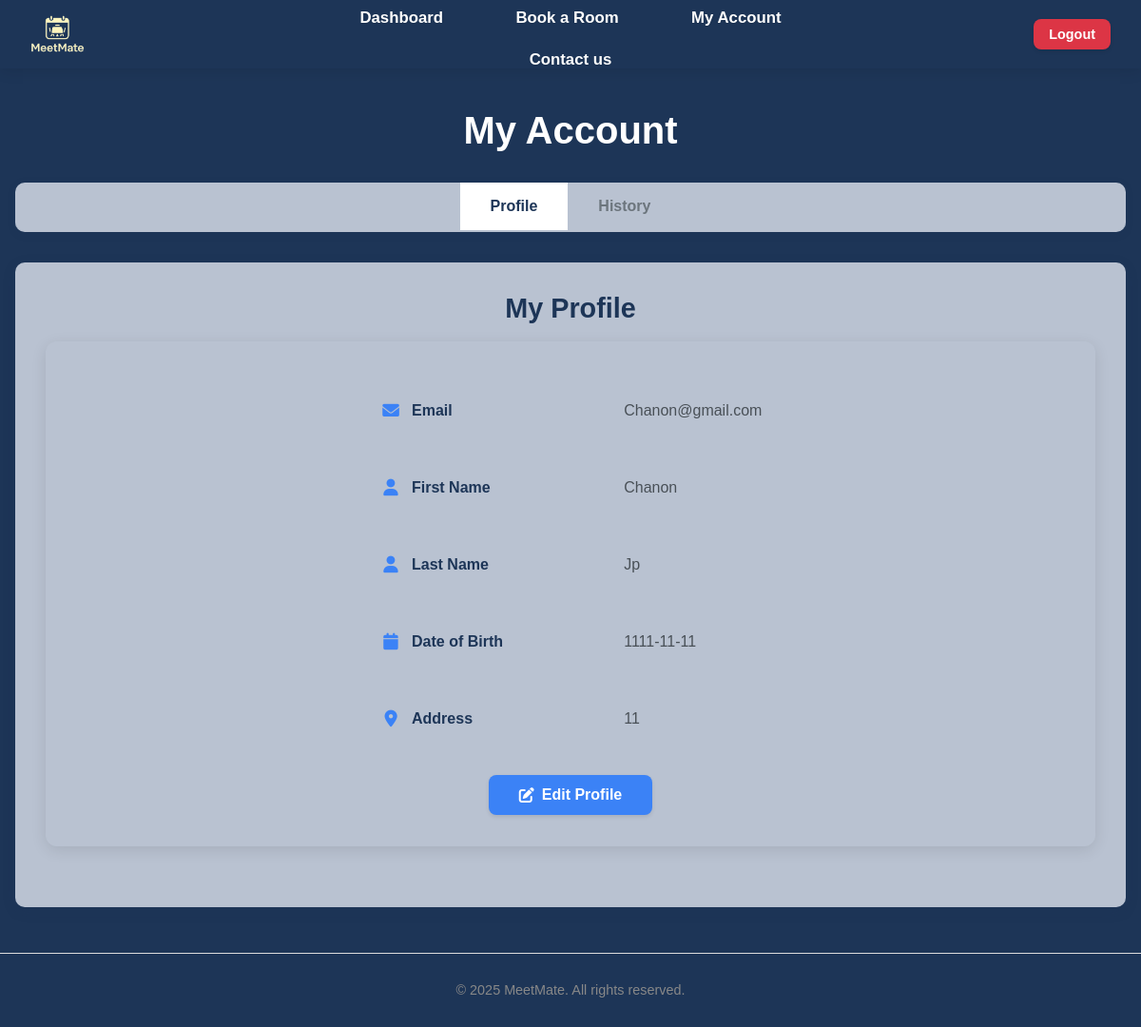
Screenshot of /my_account (signed in) with the database file from the repository.
### tables this page shows
CREATE TABLE users (
                id INTEGER PRIMARY KEY AUTOINCREMENT,
                username TEXT NOT NULL UNIQUE,
                email TEXT NOT NULL UNIQUE,
                password TEXT NOT NULL,
                firstname TEXT,
                lastname TEXT,
                dob TEXT,
                address TEXT,
                role TEXT DEFAULT 'user'
            );

### app.py (the view, shortened to what this page needs)
@app.route('/my_account', methods=['GET', 'POST'])
@login_required
def my_account():
    connection = get_database_connection()
    cursor = connection.cursor()
    user_id = session['user_id']
    user = get_user_by_id(user_id)
    if not user:
        flash('User not found', 'error')
        return redirect(url_for('logout'))
    now = datetime.now()
    current_date = now.date()
    current_time = now.time()
    from datetime import date, timedelta
    today = date.today()
    today_str = today.strftime('%Y-%m-%d')
    today_date = today.strftime('%B %d, %Y')
    tomorrow = today + timedelta(days=1)
    next_week = today + timedelta(days=7)
    tomorrow_str = tomorrow.strftime('%Y-%m-%d')
    next_week_str = next_week.strftime('%Y-%m-%d')
    cursor.execute('''
        SELECT
            b.id,
            b.date,
            b.time_start,
            b.time_end,
            b.notes,
            r.name as room_name,
            r.location as room_location
        FROM bookings b
        JOIN rooms r ON b.room_id = r.id
        WHERE b.user_id = ? AND b.date = ?
        ORDER BY b.time_start
    ''', (user_id, today_str))
    user_today_bookings = []
    for row in cursor.fetchall():
        booking = dict(row)
        booking_date = date.fromisoformat(booking['date'])
        booking_start_time = time.fromisoformat(booking['time_start'] + ':00' if len(booking['time_start']) == 5 else booking['time_start'])
        if booking_date == current_date:
            booking['can_cancel'] = current_time < booking_start_time
            booking['status'] = 'Complete' if current_time >= booking_start_time else None
        else:
            booking['can_cancel'] = True
            booking['status'] = None
        user_today_bookings.append(booking)
    cursor.execute('''
        SELECT
            b.id,
            b.date,
            b.time_start,
            b.time_end,
            b.notes,
            r.name as room_name,
            r.location as room_location
        FROM bookings b
        JOIN rooms r ON b.room_id = r.id
        WHERE b.user_id = ? AND b.date >= ? AND b.date <= ?
        ORDER BY b.date, b.time_start
        LIMIT 10
    ''', (user_id, tomorrow_str, next_week_str))
    user_upcoming_bookings = []
    for row in cursor.fetchall():
        booking = dict(row)
        booking_date = date.fromisoformat(booking['date'])
        booking['formatted_date'] = booking_date.strftime('%a, %b %d')
        booking['can_cancel'] = True
        booking['status'] = None
        user_upcoming_bookings.append(booking)
    user_bookings = get_user_bookings(user_id)
    for booking in user_bookings:
        booking_date = date.fromisoformat(booking['date'])
        booking_start_time = time.fromisoformat(booking['time_start'] + ':00' if len(booking['time_start']) == 5 else booking['time_start'])
        if booking_date > current_date:
            booking['can_cancel'] = True
            booking['status'] = 'Confirmed'
        elif booking_date == current_date:
            booking['can_cancel'] = current_time < booking_start_time
            booking['status'] = 'Complete' if current_time >= booking_start_time else 'Confirmed'
        else:
            booking['can_cancel'] = False
            booking['status'] = 'Complete'
    connection.close()
    return render_template('my_account.html',
                         user=user,
                         today_date=today_date,
                         user_today_bookings=user_today_bookings,
                         user_upcoming_bookings=user_upcoming_bookings,
                         bookings=user_bookings)

### app.py (called while the page is built)
def get_database_path():
    app_directory = app.root_path
    instance_directory = os.path.join(app_directory, 'instance')
    os.makedirs(instance_directory, exist_ok=True)
    database_path = os.path.join(instance_directory, 'meetmate.db')
    return database_path

def get_database_connection():
    db_path = get_database_path()
    connection = sqlite3.connect(db_path)
    connection.row_factory = sqlite3.Row
    return connection

def get_user_by_id(user_id):
    connection = get_database_connection()
    cursor = connection.cursor()
    cursor.execute("SELECT * FROM users WHERE id = ?", (user_id,))
    user = cursor.fetchone()
    connection.close()
    if user:
        return dict(user)
    return None

def get_user_bookings(user_id):
    connection = get_database_connection()
    cursor = connection.cursor()
    cursor.execute('''
        SELECT
            b.id,
            b.date,
            b.time_start,
            b.time_end,
            b.notes,
            r.name as room_name,
            r.location as room_location
        FROM bookings b
        JOIN rooms r ON b.room_id = r.id
        WHERE b.user_id = ?
        ORDER BY b.date, b.time_start
    ''', (user_id,))
    bookings = cursor.fetchall()
    connection.close()
    return [dict(booking) for booking in bookings]

def login_required(f):
    @wraps(f)
    def decorated_function(*args, **kwargs):
        if 'user_id' not in session:
            flash('Please login to access this page', 'error')
            return redirect(url_for('login'))
        user = get_user_by_id(session['user_id'])
        if not user:
            session.clear()
            flash('Your account is no longer valid. Please login again.', 'warning')
            return redirect(url_for('login'))
        return f(*args, **kwargs)
    return decorated_function

### templates/my_account.html (shortened to what this page needs)
{% extends "base.html" %}
{% block content %}
<div class="admin-dashboard">
    <h1>My Account</h1>
      <div class="admin-tabs">
        <button class="tab-btn active" data-tab="profile-tab">Profile</button>
        <button class="tab-btn" data-tab="history-tab">History</button>
    </div>      <div class="tab-content">
        <div id="profile-tab" class="tab-pane active">
            <div class="section-header">
                <h2>My Profile</h2>
            </div>
            <div class="profile-v2-container">
                <div id="profile-view-mode" class="profile-view-mode">
                    <div class="profile-field-row">
                        <div class="profile-field-label">
                            <i class="fas fa-envelope"></i>
                            <span>Email</span>
                        </div>
                        <div class="profile-field-value">
                            <span>{{ user.email }}</span>
                        </div>
                    </div>
                    <div class="profile-field-row">
                        <div class="profile-field-label">
                            <i class="fas fa-user"></i>
                            <span>First Name</span>
                        </div>
                        <div class="profile-field-value">
                            <span>{{ user.firstname or 'Not provided' }}</span>
                        </div>
                    </div>
                    <div class="profile-field-row">
                        <div class="profile-field-label">
                            <i class="fas fa-user"></i>
                            <span>Last Name</span>
                        </div>
                        <div class="profile-field-value">
                            <span>{{ user.lastname or 'Not provided' }}</span>
                        </div>
                    </div>
                    <div class="profile-field-row">
                        <div class="profile-field-label">
                            <i class="fas fa-calendar"></i>
                            <span>Date of Birth</span>
                        </div>
                        <div class="profile-field-value">
                            <span>{{ user.dob or 'Not provided' }}</span>
                        </div>
                    </div>
                    <div class="profile-field-row">
                        <div class="profile-field-label">
                            <i class="fas fa-map-marker-alt"></i>
                            <span>Address</span>
                        </div>
                        <div class="profile-field-value">
                            <span>{{ user.address or 'Not provided' }}</span>
                        </div>
                    </div>
                    <div class="profile-v2-actions">
                        <button type="button" class="btn btn-primary" id="edit-profile-btn">
                            <i class="fas fa-edit"></i> Edit Profile
                        </button>
                    </div>
                </div>
            </div>
        </div>
    </div>
</div>
{% endblock %}

### static/css/style.css (style rules this page uses)
body { font-family: Arial, sans-serif; color: #333; background-color: #1d3557; margin: 0; padding: 0; }
h1, h2, h3, h4, h5, h6 { margin-bottom: 1rem; font-weight: bold; }
.btn { display: inline-block; padding: 0.75rem 1.5rem; border: none; border-radius: 8px; cursor: pointer; font-size: 1rem; font-weight: 600; text-decoration: none; text-align: center; transition: all 0.3s ease; box-shadow: 0 2px 4px rgba(0, 0, 0, 0.1); }
.btn-primary { background-color: #2563eb; color: white; padding: 0.75rem 2rem; border-radius: 8px; font-weight: 600; border: none; cursor: pointer; text-decoration: none; display: inline-block; font-size: 1rem; transition: all 0.3s ease; }
.admin-dashboard { padding: 0rem 0; background-color: #1d3557; min-height: calc(100vh - 200px); }
.admin-dashboard h1 { color: white; font-size: 2.5rem; font-weight: 700; margin-bottom: 2rem; text-align: center; }
.admin-tabs { margin-bottom: 2rem; border-bottom: 2px solid #b9c2d1; background-color: #b9c2d1; border-radius: 10px; overflow: hidden; box-shadow: 0 2px 10px rgba(29, 53, 87, 0.1); display: flex; justify-content: center; }
.tab-btn { background: #b9c2d1; border: none; padding: 1rem 2rem; cursor: pointer; font-size: 1rem; font-weight: 600; color: #6c757d; transition: all 0.3s ease; }
.tab-btn.active { color: #1d3557; background-color: white; border-bottom-color: #2563eb; }
.tab-content { background-color: #b9c2d1; border-radius: 10px; box-shadow: 0 4px 15px rgba(29, 53, 87, 0.1); overflow: hidden; }
.tab-pane { display: none; padding: 2rem; }
.tab-pane.active { display: block; }
.section-header { margin-bottom: 1rem; border-bottom: 2px solid #b9c2d1; position: relative; display: flex; align-items: center; justify-content: center; }
.section-header h2 { color: #1d3557; margin: 0; font-size: 1.8rem; font-weight: 600; flex: 1; text-align: center; }
.profile-v2-container { background: transparent; border-radius: 12px; box-shadow: 0 4px 16px rgba(0, 0, 0, 0.1); padding: 2rem; margin-bottom: 2rem; border: 1px solid rgba(185, 194, 209, 0.2); }
.profile-field-row { display: flex; align-items: center; padding: 1.25rem 15rem; border-bottom: 1px solid rgba(185, 194, 209, 0.2); gap: 2rem; }
.profile-field-label { width: 40%; display: flex; align-items: center; gap: 0.75rem; font-weight: 600; color: #1d3557; flex-shrink: 0; padding: 0px 0px 0px 80px; }
.profile-field-label i { color: #3B82F6; font-size: 1.1rem; width: 20px; text-align: center; }
.profile-field-value { width: 60%; color: #495057; font-size: 1rem; line-height: 1.5; }
.profile-field-value span { display: block; padding: 0.5rem 0; }
.profile-v2-actions { margin-top: 1rem; border-top: 2px solid rgba(185, 194, 209, 0.2); display: flex; justify-content: center; gap: 1rem; }
.profile-v2-actions .btn { padding: 0.75rem 2rem; font-size: 1rem; font-weight: 600; border-radius: 8px; text-decoration: none; display: inline-flex; align-items: center; gap: 0.5rem; transition: all 0.3s ease; box-shadow: 0 2px 4px rgba(0, 0, 0, 0.1); border: none; cursor: pointer; }
.profile-v2-actions .btn-primary { background-color: #3B82F6; color: white; }

### rows the page displays
users: email "Chanon@gmail.com", firstname "Chanon", lastname "Jp", dob "1111-11-11", address "11"
